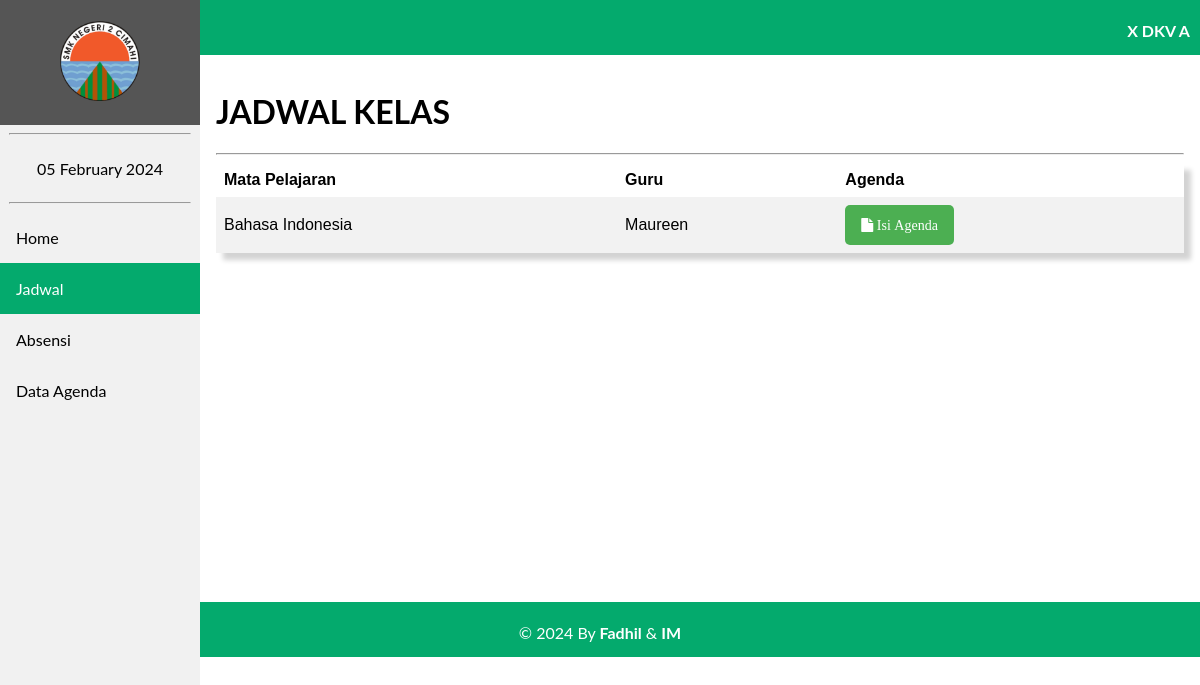
The page /agenda/data_agenda.php?id=D10001 on the database as committed earlier.
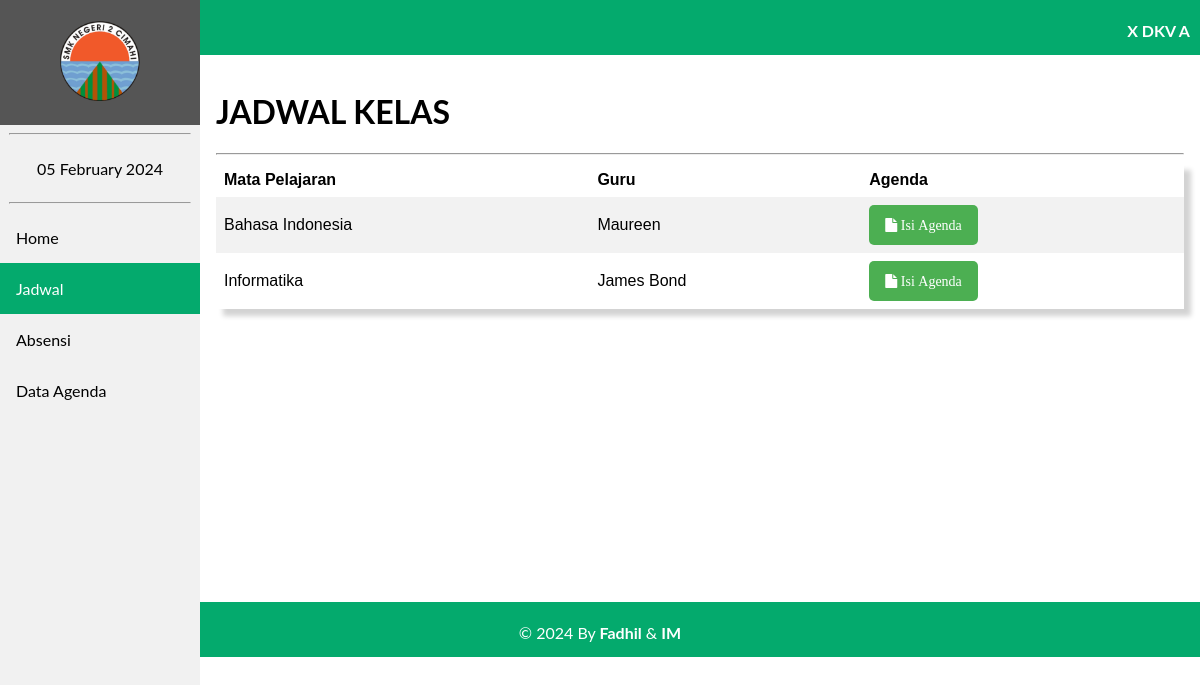
The same page on the database as committed later.
### tables this page shows
CREATE TABLE `tb_kelas` (
  `id_kelas` varchar(6) NOT NULL,
  `nama_kelas` varchar(50) NOT NULL,
  `username` varchar(50) NOT NULL,
  `password` varchar(50) NOT NULL,
  `role` int(11) NOT NULL
);

CREATE TABLE `tb_jadwal` (
  `id_jadwal` int(11) NOT NULL,
  `id_kelas` varchar(6) NOT NULL,
  `hari` varchar(10) NOT NULL,
  `jam_masuk` varchar(15) NOT NULL,
  `jam_selesai` varchar(15) NOT NULL,
  `nip` varchar(18) NOT NULL,
  `id_mapel` varchar(6) NOT NULL,
  `ruangan` varchar(50) NOT NULL
);

CREATE TABLE `tb_mapel` (
  `id_mapel` varchar(6) NOT NULL,
  `nama_mapel` varchar(70) NOT NULL
);

CREATE TABLE `tb_guru` (
  `nip` varchar(18) NOT NULL,
  `id_mapel` varchar(6) NOT NULL,
  `nama_guru` varchar(100) NOT NULL,
  `password` varchar(100) NOT NULL,
  `role` int(11) NOT NULL
);

### agenda/hari.php (called while the page is built)
<?php
    $hari = array ( 1 =>    'Senin',
    'Selasa',
    'Rabu',
    'Kamis',
    'Jumat',
    'Sabtu',
    'Minggu'
    );
?>

### agenda/data_agenda.php (the view, shortened to what this page needs)
<!DOCTYPE html>
<html lang="en">
<head>
    <link rel="stylesheet" href="navbar.css">
    <link rel="stylesheet" href="https://cdnjs.cloudflare.com/ajax/libs/font-awesome/4.7.0/css/font-awesome.min.css">
</head>
<?php
    include 'koneksi.php';
    include 'hari.php';
    $kelas = $_GET['id'];
    $sql = "SELECT * FROM tb_kelas WHERE id_kelas='$kelas'";
    $k = mysqli_query($Conn,$sql);
?>
<body>
    <header>
        <div class="sidebar">
        <a href="beranda.php?id=<?= $kelas ?>"><center><img src="image/2cmi.PNG" style="width: 80px; padding: 5px;"></center></a>
        <hr  style="width: 90%;">
        <center><a href="#"><?= date("d F Y"); ?></a></center>
        <hr  style="width: 90%;">
        <a href="beranda.php?id=<?= $kelas ?>">Home</a>
        <a class="active" href="data_agenda.php?id=<?= $kelas ?>">Jadwal</a>
        <a href="absensi.php?id=<?= $kelas ?>">Absensi</a>
        <a href="tampil_agenda.php?id=<?= $kelas ?>">Data Agenda</a>
        </div>
    </header>
    <div class="head">
        <?php
            foreach($k as $nama){ ?>
            <p style="margin-right: 10px;"><b><?= $nama['nama_kelas'] ?></b></p>
          <?php
            }
          ?>
    </div>
    <div class="content">
        <h1>JADWAL KELAS</h1><hr>
        <table style="box-shadow: 7px 7px 5px lightgrey;">
            <tr>
                <th>Mata Pelajaran</th>
                <th>Guru</th>
                <th>Agenda</th>
            </tr>
                <?php
                    $h = $hari[ date('N') ];
                    $sql ="SELECT tb_jadwal.jam_masuk, tb_jadwal.jam_selesai, tb_jadwal.hari, tb_kelas.nama_kelas, tb_guru.nama_guru, tb_mapel.nama_mapel, tb_jadwal.nip, tb_mapel.id_mapel
                           FROM tb_jadwal INNER JOIN tb_kelas ON tb_jadwal.id_kelas = tb_kelas.id_kelas INNER JOIN
                           tb_guru ON tb_jadwal.nip = tb_guru.nip INNER JOIN tb_mapel ON tb_jadwal.id_mapel = tb_mapel.id_mapel WHERE tb_jadwal.hari = '$h' AND tb_jadwal.id_kelas='$kelas'";
                    $proses = mysqli_query($Conn, $sql);
                    foreach($proses as $jadwal){ ?>
                        <tr>
                        <td><?= $jadwal['nama_mapel'] ?></td>
                        <td><?= $jadwal['nama_guru'] ?></td>
                        <td><a href="isi_agenda.php?kel=<?= $kelas ?>&nip=<?= $jadwal['nip'] ?>&map=<?= $jadwal['id_mapel'] ?>"><button class="btn1" name="submit" style="font-size: 14px;"><i class="fa fa-file"> Isi Agenda</i></button></a></td>
                <?php }  ?>
                </tr>
        </table>
    </div>
    <div class="footer">
        <p>&copy; 2024 By <b>Fadhil</b> & <b>IM</b></p>
    </div>
</body>
</html>

Rows that differ between the two databases and show on the page:
added tb_jadwal: id_mapel.nama_mapel "Informatika", tb_guru.nama_guru "James Bond"
